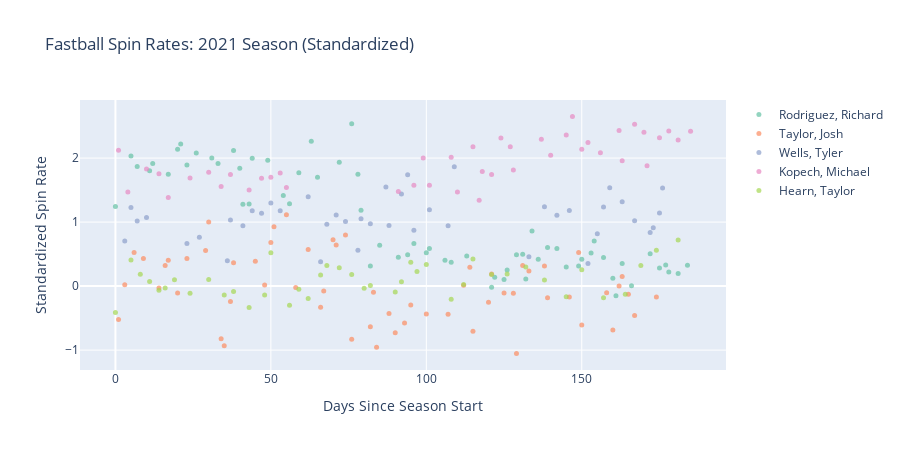

Notebook code for this chart:
### Markdown cell above
### Visualizing the Raw Data

Before modeling, let's examine the raw time series. This helps us understand trends, volatility, and potential correlations.

### Code cell
# Interactive time series plot
fig = go.Figure()
colors = px.colors.qualitative.Set2

for i, pitcher in enumerate(top_pitchers):
    pitcher_data = df_train.filter(pl.col("pitcher_name") == pitcher)
    fig.add_trace(go.Scatter(
        x=pitcher_data["game_date_idx"].to_list(),
        y=pitcher_data["avg_spin_rate_std"].to_list(),
        mode='markers',
        name=pitcher,
        marker=dict(size=5, color=colors[i]),
        opacity=0.7
    ))

fig.update_layout(
    title="Fastball Spin Rates: 2021 Season (Standardized)",
    xaxis_title="Days Since Season Start",
    yaxis_title="Standardized Spin Rate",
    height=450,
    hovermode='closest'
)
fig.show()
